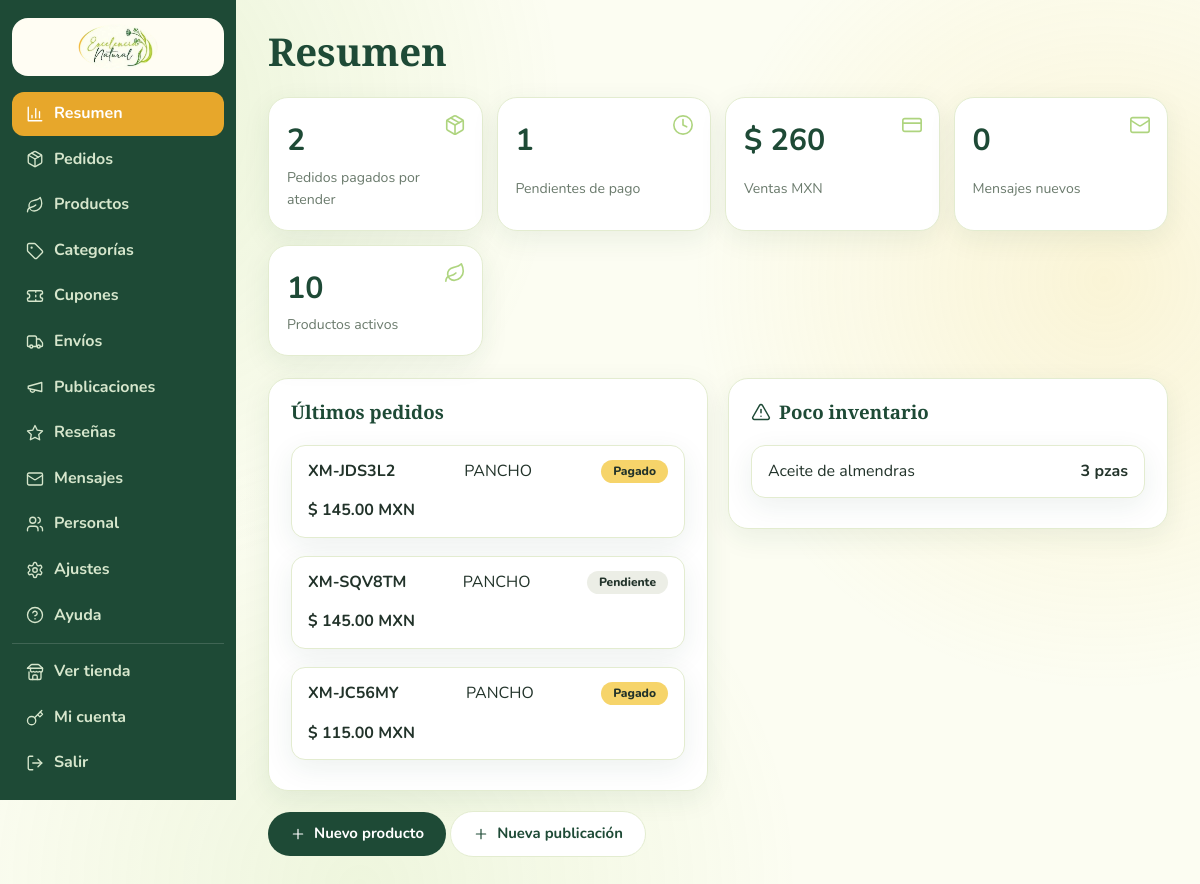
Page /admin/ (signed in) on the committed database.
### tables this page shows
CREATE TABLE orders (
  id INTEGER PRIMARY KEY AUTOINCREMENT,
  code TEXT NOT NULL UNIQUE,
  user_id INTEGER NOT NULL,
  status TEXT DEFAULT 'pendiente',           -- pendiente|pagado|preparando|enviado|entregado|cancelado
  pay_status TEXT DEFAULT 'pendiente',
  pay_ref TEXT DEFAULT '',
  currency TEXT DEFAULT 'MXN',
  subtotal REAL, discount REAL DEFAULT 0, shipping REAL DEFAULT 0, total REAL,
  coupon TEXT DEFAULT '',
  delivery TEXT DEFAULT 'envio',             -- envio | recoger
  name TEXT, phone TEXT, email TEXT,
  addr TEXT DEFAULT '', city TEXT DEFAULT '', state TEXT DEFAULT '', zip TEXT DEFAULT '', country TEXT DEFAULT 'México',
  zone TEXT DEFAULT '', carrier TEXT DEFAULT '', tracking TEXT DEFAULT '',
  notes TEXT DEFAULT '',
  created TEXT DEFAULT CURRENT_TIMESTAMP
);

CREATE TABLE products (
  id INTEGER PRIMARY KEY AUTOINCREMENT,
  name TEXT NOT NULL,
  name_en TEXT DEFAULT '',
  descr TEXT DEFAULT '',
  descr_en TEXT DEFAULT '',
  cat_id INTEGER REFERENCES categories(id) ON DELETE SET NULL,
  price_mxn REAL NOT NULL DEFAULT 0,
  price_usd REAL DEFAULT 0,                  -- 0 = se calcula con el tipo de cambio
  ws_mxn REAL DEFAULT 0,                     -- precio mayoreo (0 = sin mayoreo)
  ws_usd REAL DEFAULT 0,
  ws_min INTEGER DEFAULT 0,                  -- piezas minimas para mayoreo
  stock INTEGER DEFAULT 0,
  featured INTEGER DEFAULT 0,
  active INTEGER DEFAULT 1,
  created TEXT DEFAULT CURRENT_TIMESTAMP
);

### admin.py (the view)
@bp.route('/')
def dashboard():
    st = {}
    st['ventas'] = one("SELECT COALESCE(SUM(total),0) s FROM orders WHERE pay_status='pagado' AND currency='MXN'")['s']
    st['ventas_usd'] = one("SELECT COALESCE(SUM(total),0) s FROM orders WHERE pay_status='pagado' AND currency='USD'")['s']
    st['nuevos'] = one("SELECT COUNT(*) c FROM orders WHERE status='pagado'")['c']
    st['pend'] = one("SELECT COUNT(*) c FROM orders WHERE status='pendiente'")['c']
    st['msgs'] = one('SELECT COUNT(*) c FROM messages WHERE seen = 0')['c']
    st['prods'] = one('SELECT COUNT(*) c FROM products WHERE active = 1')['c']
    low = q('SELECT * FROM products WHERE active = 1 AND stock <= 5 ORDER BY stock LIMIT 8')
    last = q('SELECT * FROM orders ORDER BY id DESC LIMIT 6')
    return render_template('admin/dashboard.html', st=st, low=low, last=last)

### admin.py (called while the page is built)
@bp.before_request
def only_staff():
    me = u.me()
    if not me or me['role'] != 'admin':
        return redirect(url_for('auth.admin_login', next=request.path))

### db.py (called while the page is built)
def get_db():
    if 'db' not in g:
        g.db = sqlite3.connect(config.DB_PATH)
        g.db.row_factory = sqlite3.Row
        g.db.execute('PRAGMA foreign_keys = ON')
    return g.db

def q(sql, args=()):
    return get_db().execute(sql, args).fetchall()

def one(sql, args=()):
    return get_db().execute(sql, args).fetchone()

def settings():
    res = dict(DEFAULTS)
    try:
        for r in q('SELECT k, v FROM settings'):
            res[r['k']] = r['v']
    except sqlite3.Error:
        pass
    return res

### icons.py (called while the page is built)
def icon(name, size=20, cls=''):
    body = P.get(name) or P['leaf']
    return Markup(
        f'<svg class="ic {cls}" width="{size}" height="{size}" viewBox="0 0 24 24" fill="none" stroke="currentColor" '
        f'stroke-width="1.8" stroke-linecap="round" stroke-linejoin="round" aria-hidden="true">{body}</svg>')

### utils.py (called while the page is built)
def me():
    if 'me' not in g:
        uid = session.get('uid')
        g.me = one('SELECT * FROM users WHERE id = ?', (uid,)) if uid else None
    return g.me

def csrf_token():
    if '_csrf' not in session:
        session['_csrf'] = secrets.token_hex(16)
    return session['_csrf']

def lang():
    return 'es'

def cur():
    return session.get('cur', 'MXN')

def money(n, c=None):
    c = c or cur()
    return ('US$ ' if c == 'USD' else '$ ') + f'{n:,.2f}' + (' USD' if c == 'USD' else ' MXN')

def cart_count():
    return sum(int(v) for v in session.get('cart', {}).values())

### templates/admin/dashboard.html
{% extends 'admin/base.html' %}
{% block h1 %}Resumen{% endblock %}
{% block body %}
<div class="stats">
  <a class="stat" href="{{ url_for('admin.orders', st='pagado') }}">{{ icon('package', 22) }}<b>{{ st.nuevos }}</b><span>Pedidos pagados por atender</span></a>
  <a class="stat" href="{{ url_for('admin.orders', st='pendiente') }}">{{ icon('clock', 22) }}<b>{{ st.pend }}</b><span>Pendientes de pago</span></a>
  <div class="stat">{{ icon('card', 22) }}<b>$ {{ '{:,.0f}'.format(st.ventas) }}</b><span>Ventas MXN{% if st.ventas_usd %} · US$ {{ '{:,.0f}'.format(st.ventas_usd) }}{% endif %}</span></div>
  <a class="stat" href="{{ url_for('admin.messages') }}">{{ icon('mail', 22) }}<b>{{ st.msgs }}</b><span>Mensajes nuevos</span></a>
  <a class="stat" href="{{ url_for('admin.products') }}">{{ icon('leaf', 22) }}<b>{{ st.prods }}</b><span>Productos activos</span></a>
</div>
<div class="two-col">
  <div class="form-card"><h3>Últimos pedidos</h3>
    {% for o in last %}<a class="order-row" href="{{ url_for('admin.order', oid=o.id) }}"><b>{{ o.code }}</b><span>{{ o.name }}</span><span class="st st-{{ o.status }}">{{ o.status }}</span><b>{{ money(o.total, o.currency) }}</b></a>{% else %}<p class="muted">Aún no hay pedidos.</p>{% endfor %}
  </div>
  <div class="form-card"><h3 class="row-i">{{ icon('alert', 20) }} Poco inventario</h3>
    {% for p in low %}<a class="order-row" href="{{ url_for('admin.product_form', pid=p.id) }}"><span>{{ p.name }}</span><b class="{{ 'red' if p.stock < 1 }}">{{ p.stock }} pzas</b></a>{% else %}<p class="muted">Todo en orden.</p>{% endfor %}
  </div>
</div>
<p><a class="btn" href="{{ url_for('admin.product_form') }}">{{ icon('plus', 16) }} Nuevo producto</a> <a class="btn btn-ghost" href="{{ url_for('admin.posts') }}">{{ icon('plus', 16) }} Nueva publicación</a></p>
{% endblock %}

### static/css/style.css (style rules this page uses)
:root { --g1:#8dc34a; --g2:#5f9a2f; --g3:#1e4a36; --gold:#e7a72b; --gold2:#f6d46a; --cream:#fffdf3; --bg:#fcfdf2; --card:#ffffff; --tx:#22332a; --mu:#6a7a6c; --bd:#e3ecd0; --red:#c9483b; --r:20px; --sh:0 8px 28px rgba(30, 74, 54, .08); --sh2:0 18px 44px rgba(30, 74, 54, .16); --grad:linear-gradient(135deg, var(--g1), var(--gold)) }
* { box-sizing:border-box }
html { scroll-behavior:smooth }
body { margin:0; background:var(--bg); color:var(--tx); font-family:'Nunito', system-ui, sans-serif; line-height:1.6; position:relative; overflow-x:hidden }
body::before { content:''; position:fixed; inset:0; z-index:-1; pointer-events:none; background:radial-gradient(circle at 8% 12%, rgba(141, 195, 74, .16), transparent 34%), radial-gradient(circle at 92% 30%, rgba(246, 212, 106, .20), transparent 32%), radial-gradient(circle at 30% 95%, rgba(141, 195, 74, .12), transparent 36%) }
h1,h2,h3,h4 { font-family:'Playfair Display', Georgia, serif; line-height:1.2; margin:0 0 .6em; color:var(--g3); font-weight:600 }
.btn,.price,.brand-t,.stat b { font-family:'Nunito', sans-serif }
a { color:var(--g2); text-decoration:none }
svg.ic { flex:none; vertical-align:middle }
.row-i { display:inline-flex; align-items:center; gap:8px }
.btn { display:inline-flex; align-items:center; justify-content:center; gap:8px; border:0; cursor:pointer; background:var(--g3); color:#fff; font-weight:700; padding:10px 22px; border-radius:999px; font-size:.93rem; transition:transform .15s, box-shadow .2s, background .2s }
.btn-ghost { background:#fff; color:var(--g3); border:1.5px solid var(--bd) }
.summary,.form-card { background:#fff; border-radius:var(--r); padding:22px; box-shadow:var(--sh); border:1px solid var(--bd); display:grid; gap:10px; align-content:start }
.order-row { display:flex; gap:14px; align-items:center; justify-content:space-between; background:#fff; border-radius:14px; padding:13px 16px; margin-bottom:8px; box-shadow:var(--sh); border:1px solid var(--bd); color:var(--tx); flex-wrap:wrap }
.st { display:inline-block; border-radius:999px; padding:2px 12px; font-size:.75rem; font-weight:800; background:#eceee6; text-transform:capitalize }
.st-pagado { background:var(--gold2) }
.adm { display:grid; grid-template-columns:236px 1fr; min-height:100vh }
.stats { display:grid; grid-template-columns:repeat(auto-fit, minmax(190px, 1fr)); gap:14px; margin-bottom:22px }
.stat { background:#fff; border-radius:var(--r); padding:18px; box-shadow:var(--sh); border:1px solid var(--bd); color:var(--tx); display:grid; gap:2px; transition:transform .2s; position:relative }
.stat .ic { position:absolute; top:16px; right:16px; color:var(--g1); opacity:.7 }
.stat b { font-size:1.9rem; color:var(--g3) }
.stat span { color:var(--mu); font-size:.88rem }
.two-col { display:grid; grid-template-columns:1fr 1fr; gap:20px; margin-bottom:20px; align-items:start }

### rows in the picture
orders: code "XM-JDS3L2", name "PANCHO", status "Pagado", total+currency "$ 145.00 MXN"
orders: code "XM-SQV8TM", name "PANCHO", status "Pendiente", total+currency "$ 145.00 MXN"
orders: code "XM-JC56MY", name "PANCHO", status "Pagado", total+currency "$ 115.00 MXN"
products: name "Aceite de almendras", stock "3"

### other values in the picture
{{ n }} "Resumen" "Pedidos" "Productos" "Categorías" "Cupones" "Envíos" "Publicaciones" "Reseñas" "Mensajes" "Personal" "Ajustes" "Ayuda"
{{ st.nuevos }} "2"
{{ st.pend }} "1"
{{ '{:,.0f}'.format(st.ventas) }} "260"
{{ st.msgs }} "0"
{{ st.prods }} "10"
